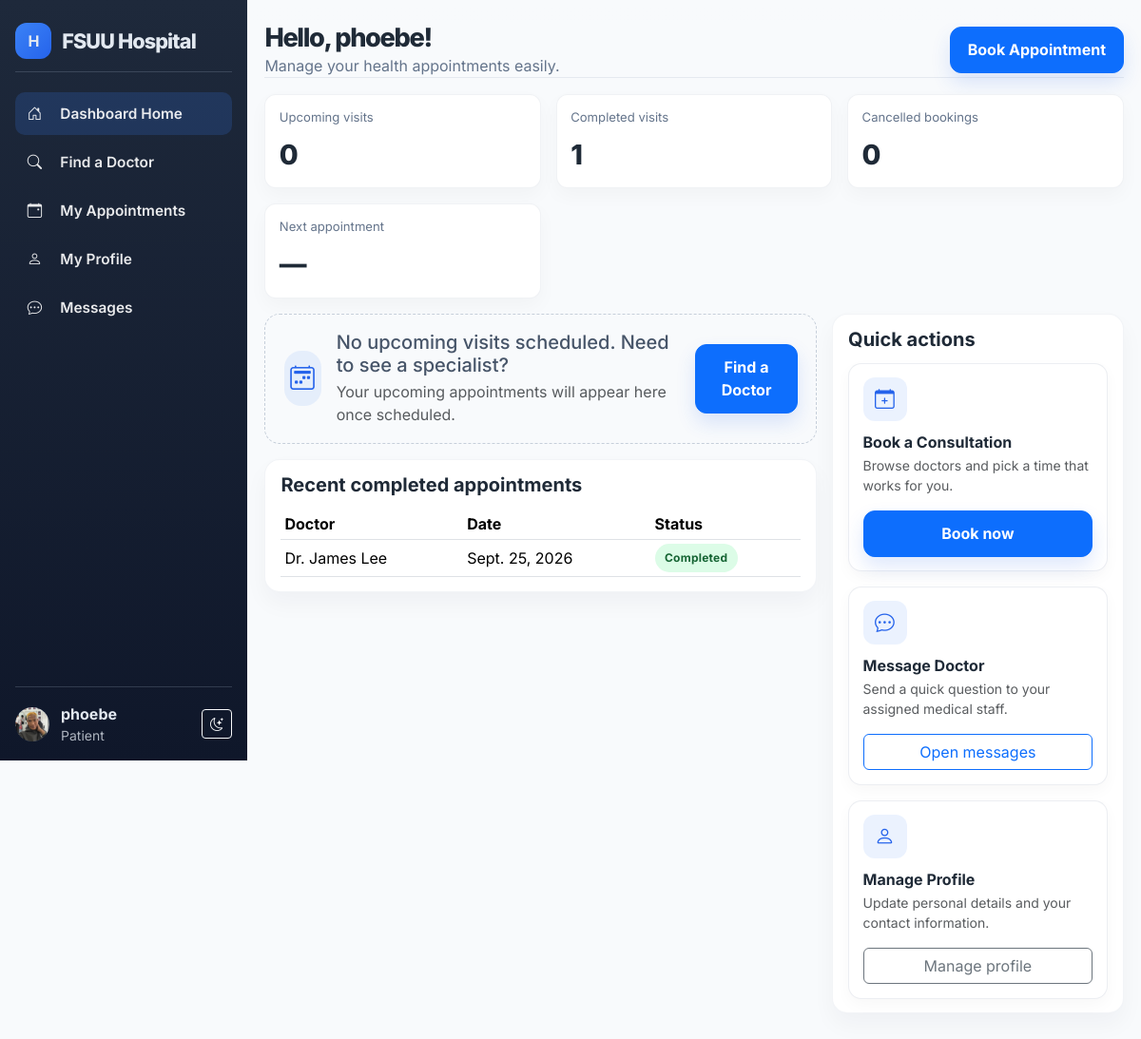
/dashboard/ (signed in), run on the app's committed database.
### accounts/models.py (models this page shows, shortened)
class User(AbstractUser):
    role = models.CharField(max_length=20, choices=UserRole.choices, default=UserRole.PATIENT)
    phone = models.CharField(max_length=20, blank=True, default='')
    address = models.TextField(blank=True, default='')
    photo = models.ImageField(upload_to='user_photos/', blank=True, null=True)

### admin_dashboard/models.py (models this page shows, shortened)
class Appointment(models.Model):
    class Status(models.TextChoices):
        PENDING = 'PENDING', 'Pending'
        CONFIRMED = 'CONFIRMED', 'Confirmed'
        CHECKED_IN = 'CHECKED_IN', 'Checked-in'
        COMPLETED = 'COMPLETED', 'Completed'
        CANCELLED = 'CANCELLED', 'Cancelled'
        NO_SHOW = 'NO_SHOW', 'No-show'
    STATUS_CHOICES = Status.choices
    patient = models.ForeignKey(User, limit_choices_to={'role': 'PATIENT'}, related_name='appointments', on_delete=models.CASCADE)
    doctor = models.ForeignKey(Doctor, related_name='appointments', on_delete=models.CASCADE)
    date = models.DateField()
    time = models.TimeField()
    status = models.CharField(max_length=20, choices=Status.choices, default=Status.PENDING)
    notes = models.TextField(blank=True)
    created_at = models.DateTimeField(auto_now_add=True)
    updated_at = models.DateTimeField(auto_now=True)
    class Meta:
        ordering = ['date', 'time']
        constraints = [
            models.UniqueConstraint(fields=['doctor', 'date', 'time'], name='unique_doctor_appointment_slot')
        ]

class Doctor(models.Model):
    class Sex(models.TextChoices):
        MALE = 'MALE', 'Male'
        FEMALE = 'FEMALE', 'Female'
        OTHER = 'OTHER', 'Other'
    name = models.CharField(max_length=120)
    specialty = models.CharField(max_length=100)
    bio = models.TextField(blank=True)
    sex = models.CharField(max_length=20, choices=Sex.choices, default=Sex.MALE)
    photo = models.ImageField(upload_to='doctor_photos/', blank=True, null=True)
    is_archived = models.BooleanField(default=False)
    archived_at = models.DateTimeField(null=True, blank=True)
    created_at = models.DateTimeField(auto_now_add=True)
    def is_publicly_visible(self, current_date=None, current_time=None):
        if self.is_archived:
            return False
        current_date = current_date or timezone.now().date()
        current_time = current_time or timezone.now().time()
        schedules_today = self.schedules.filter(day_of_week=current_date.weekday())
        if not schedules_today.exists():
            return True
        return any(schedule.end_time > current_time for schedule in schedules_today)

### patient_dashboard/views.py (the view)
# urls.py: path('dashboard/', include('patient_dashboard.urls')),
@patient_required
def patient_dashboard(request):
    form = SearchDoctorsForm(request.GET or None)
    doctors = [doctor for doctor in Doctor.objects.filter(is_archived=False).order_by('name') if doctor.is_publicly_visible()]
    appointments = Appointment.objects.filter(patient=request.user).select_related('doctor').order_by('date', 'time')
    specialty = request.GET.get('specialty') or ''
    doctor_name = request.GET.get('doctor_name') or ''
    if specialty:
        doctors = [doctor for doctor in doctors if specialty.lower() in doctor.specialty.lower()]
    if doctor_name:
        doctors = [doctor for doctor in doctors if doctor_name.lower() in doctor.name.lower()]
    selected_doctor = None
    selected_date = request.GET.get('date') or date.today().isoformat()
    selected_date_obj = date.fromisoformat(selected_date)
    doctor_id = request.GET.get('doctor_id')
    if doctor_id:
        selected_doctor = get_object_or_404(Doctor, pk=doctor_id)
    available_slots = generate_available_slots(selected_doctor, selected_date_obj) if selected_doctor else []
    active_future = appointments.filter(
        date__gte=date.today(),
    ).exclude(status__in=[Appointment.Status.CANCELLED, Appointment.Status.NO_SHOW, Appointment.Status.COMPLETED])
    upcoming_appointment = active_future.order_by('date', 'time').first()
    completed_visits = appointments.filter(status=Appointment.Status.COMPLETED).count()
    cancelled_visits = appointments.filter(status=Appointment.Status.CANCELLED).count()
    return render(
        request,
        'patient_dashboard/dashboard.html',
        {
            'form': form,
            'profile_form': ProfileForm(instance=request.user),
            'doctors': doctors,
            'appointments': appointments,
            'selected_doctor': selected_doctor,
            'selected_date': selected_date,
            'available_slots': available_slots,
            'upcoming_appointment': upcoming_appointment,
            'upcoming_visits': active_future.count(),
            'completed_visits': completed_visits,
            'cancelled_visits': cancelled_visits,
        },
    )

### patient_dashboard/templates/patient_dashboard/dashboard.html (shortened to what this page needs)
{% extends 'base.html' %}
{% block content %}
<div class="patient-dashboard-page">
    <div class="patient-shell">
        <aside class="patient-sidebar">
            <div class="patient-brand">
                <div class="brand-mark">H</div>
                <span>FSUU Hospital</span>
            </div>
            <nav class="patient-nav nav nav-pills flex-column" role="tablist" aria-label="Patient dashboard sections">
                <button class="nav-link active" type="button" data-tab-target="#home-tab">
                    <i class="bi bi-house-door me-2"></i> Dashboard Home
                </button>
                <button class="nav-link" type="button" data-tab-target="#doctors-tab">
                    <i class="bi bi-search me-2"></i> Find a Doctor
                </button>
                <button class="nav-link" type="button" data-tab-target="#appointments-tab">
                    <i class="bi bi-calendar-event me-2"></i> My Appointments
                </button>
                <button class="nav-link" type="button" data-tab-target="#profile-tab">
                    <i class="bi bi-person me-2"></i> My Profile
                </button>
                <a class="nav-link" href="{% url 'messages_page' %}">
                    <i class="bi bi-chat-dots me-2"></i> Messages
                </a>
            </nav>
            <div class="patient-sidebar-footer">
                <div class="patient-user">
                    {% if request.user.photo %}
                        <img src="{{ request.user.photo.url }}" alt="{{ request.user.get_full_name|default:request.user.username }}" class="patient-user-badge" style="width: 36px; height: 36px; object-fit: cover;">
                    {% else %}
                        <div class="patient-user-badge">{{ request.user.first_name|default:request.user.username|slice:':1'|upper }}</div>
                    {% endif %}
                    <div>
                        <strong>{{ request.user.first_name|default:request.user.username }}</strong>
                        <small>Patient</small>
                    </div>
                </div>
                <button class="btn btn-sm btn-outline-light" type="button" data-theme-toggle title="Toggle light/dark mode" aria-label="Toggle light/dark mode"><i class="bi bi-moon-stars"></i></button>
            </div>
        </aside>
        <main class="patient-main">
            <div class="patient-topbar">
                <div class="patient-greeting">
                    <h2>Hello, {{ request.user.first_name|default:request.user.username }}!</h2>
                    <p class="subtle">Manage your health appointments easily.</p>
                </div>
                <button class="btn btn-primary patient-btn" type="button" data-tab-target="#doctors-tab">Book Appointment</button>
            </div>
            <div class="tab-content">
                <section id="home-tab" class="tab-pane fade show active" role="tabpanel">
                    <div class="patient-metric-grid mb-3">
                        <div class="stat-card">
                            <div class="stat-label">Upcoming visits</div>
                            <p class="stat-value">{{ upcoming_visits }}</p>
                        </div>
                        <div class="stat-card">
                            <div class="stat-label">Completed visits</div>
                            <p class="stat-value">{{ completed_visits }}</p>
                        </div>
                        <div class="stat-card">
                            <div class="stat-label">Cancelled bookings</div>
                            <p class="stat-value">{{ cancelled_visits }}</p>
                        </div>
                        <div class="stat-card">
                            <div class="stat-label">Next appointment</div>
                            <p class="stat-value">{% if upcoming_appointment %}{{ upcoming_appointment.date|date:'M d' }}{% else %}—{% endif %}</p>
                        </div>
                    </div>
                    <div class="patient-bottom-grid mb-3">
                        <div>
                            {% if upcoming_appointment %}
                                <h5 class="mb-3">Upcoming appointment</h5>
                                <div class="next-appointment-card d-flex flex-column flex-md-row justify-content-between align-items-md-center gap-3">
                                    <div class="d-flex align-items-center gap-3">
                                        {% if upcoming_appointment.doctor.photo %}
                                            <img src="{{ upcoming_appointment.doctor.photo.url }}" alt="{{ upcoming_appointment.doctor.name }}" class="doctor-avatar" style="width: 56px; height: 56px; margin-bottom: 0; object-fit: cover;">
                                        {% else %}
                                            <div class="doctor-avatar" style="width: 56px; height: 56px; margin-bottom: 0;">{{ upcoming_appointment.doctor.name|slice:':1' }}</div>
                                        {% endif %}
                                        <div>
                                            <div class="fw-bold fs-5">{{ upcoming_appointment.doctor.name }}</div>
                                            <div class="text-muted">{{ upcoming_appointment.doctor.specialty }}</div>
                                        </div>
                                    </div>
                                    <div class="flex-grow-1">
                                        <div class="fw-semibold">{{ upcoming_appointment.date }} at {{ upcoming_appointment.time }}</div>
                                        <div class="text-muted">Clinic: FSUU Hospital</div>
                                    </div>
                                    <div class="d-flex gap-2 flex-wrap">
                                        <a class="btn btn-outline-primary" href="{% url 'reschedule_appointment' upcoming_appointment.id %}">Reschedule</a>
                                        <a class="btn btn-outline-danger" href="{% url 'cancel_appointment' upcoming_appointment.id %}" onclick="return confirm('Cancel this appointment?')">Cancel</a>
                                    </div>
                                </div>
                            {% else %}
                                <div class="empty-state-card d-flex flex-column flex-md-row align-items-center justify-content-between gap-3">
                                    <div class="d-flex align-items-center gap-3">
                                        <div class="empty-state-icon"><i class="bi bi-calendar2-week"></i></div>
                                        <div>
                                            <h5 class="mb-1">No upcoming visits scheduled. Need to see a specialist?</h5>
                                            <p class="mb-0 text-muted">Your upcoming appointments will appear here once scheduled.</p>
                                        </div>
                                    </div>
                                    <button class="btn btn-primary patient-btn" type="button" data-tab-target="#doctors-tab">Find a Doctor</button>
                                </div>
                            {% endif %}
                            <div class="section-card mt-3">
                                <h5>Recent completed appointments</h5>
                                <div class="table-responsive">
                                    <table class="table table-sm align-middle mb-0">
                                        <thead>
                                            <tr>
                                                <th>Doctor</th>
                                                <th>Date</th>
                                                <th>Status</th>
                                            </tr>
                                        </thead>
                                        <tbody>
                                            {% for item in appointments|slice:':4' %}
                                                {% if item.status == 'COMPLETED' %}
                                                <tr>
                                                    <td>{{ item.doctor.name }}</td>
                                                    <td>{{ item.date }}</td>
                                                    <td><span class="status-badge bg-status-completed">Completed</span></td>
                                                </tr>
                                                {% endif %}
                                            {% empty %}
                                                <tr><td colspan="3" class="text-muted text-center">No completed appointments yet.</td></tr>
                                            {% endfor %}
                                        </tbody>
                                    </table>
                                </div>
                            </div>
                        </div>
                        <div class="section-card">
                            <h5>Quick actions</h5>
                            <div class="d-grid gap-3">
                                <div class="quick-action-card">
                                    <div class="quick-action-icon"><i class="bi bi-calendar-plus"></i></div>
                                    <h6 class="fw-bold mb-1">Book a Consultation</h6>
                                    <p class="text-muted small mb-3">Browse doctors and pick a time that works for you.</p>
                                    <button class="btn btn-primary w-100 patient-btn" type="button" data-tab-target="#doctors-tab">Book now</button>
                                </div>
                                <div class="quick-action-card">
                                    <div class="quick-action-icon"><i class="bi bi-chat-dots"></i></div>
                                    <h6 class="fw-bold mb-1">Message Doctor</h6>
                                    <p class="text-muted small mb-3">Send a quick question to your assigned medical staff.</p>
                                    <a class="btn btn-outline-primary w-100" href="{% url 'messages_page' %}">Open messages</a>
                                </div>
                                <div class="quick-action-card">
                                    <div class="quick-action-icon"><i class="bi bi-person"></i></div>
                                    <h6 class="fw-bold mb-1">Manage Profile</h6>
                                    <p class="text-muted small mb-3">Update personal details and your contact information.</p>
                                    <button class="btn btn-outline-secondary w-100" type="button" data-tab-target="#profile-tab">Manage profile</button>
                                </div>
                            </div>
                        </div>
                    </div>
                </section>
            </div>
        </main>
    </div>
</div>
{% endblock %}

### data on the page
User: user.photo (picture), user.first_name "phoebe"
Appointment: doctor.name "Dr. James Lee", date "Sept. 25, 2026"

### other printed values
{{ upcoming_visits }} "0"
{{ completed_visits }} "1"
{{ cancelled_visits }} "0"
